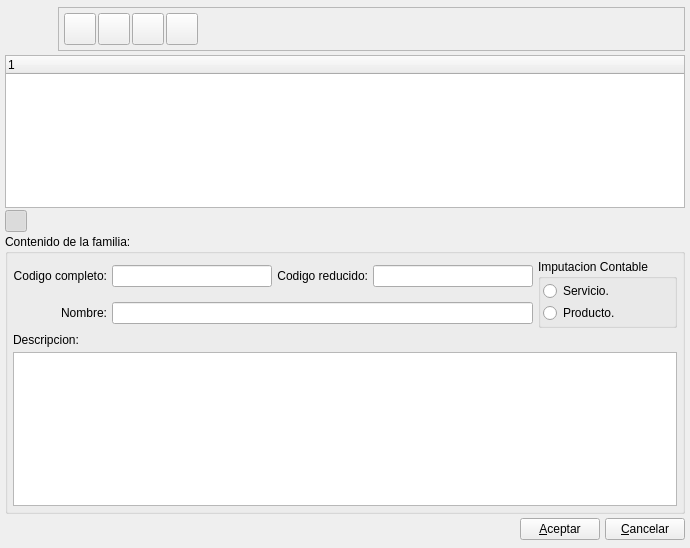
<?xml version="1.0" encoding="UTF-8"?>
<ui version="4.0">
 <author>Tomeu Borras Riera</author>
 <class>familiasbase</class>
 <widget class="QWidget" name="familiasbase">
  <property name="geometry">
   <rect>
    <x>0</x>
    <y>0</y>
    <width>690</width>
    <height>548</height>
   </rect>
  </property>
  <property name="windowTitle">
   <string>Familias</string>
  </property>
  <property name="windowIcon">
   <iconset resource="../../../bulmages.qrc">
    <normaloff>:/Images/product-family.png</normaloff>:/Images/product-family.png</iconset>
  </property>
  <layout class="QVBoxLayout">
   <property name="margin">
    <number>5</number>
   </property>
   <item>
    <layout class="QHBoxLayout">
     <property name="spacing">
      <number>5</number>
     </property>
     <property name="margin">
      <number>0</number>
     </property>
     <item>
      <widget class="QLabel" name="label_2">
       <property name="minimumSize">
        <size>
         <width>48</width>
         <height>48</height>
        </size>
       </property>
       <property name="maximumSize">
        <size>
         <width>48</width>
         <height>48</height>
        </size>
       </property>
       <property name="text">
        <string/>
       </property>
       <property name="pixmap">
        <pixmap resource="../../../bulmages.qrc">:/Images/product-family.png</pixmap>
       </property>
       <property name="scaledContents">
        <bool>true</bool>
       </property>
      </widget>
     </item>
     <item>
      <widget class="QFrame" name="frame">
       <property name="sizePolicy">
        <sizepolicy hsizetype="Preferred" vsizetype="Fixed">
         <horstretch>0</horstretch>
         <verstretch>0</verstretch>
        </sizepolicy>
       </property>
       <property name="minimumSize">
        <size>
         <width>32</width>
         <height>32</height>
        </size>
       </property>
       <property name="frameShape">
        <enum>QFrame::StyledPanel</enum>
       </property>
       <property name="frameShadow">
        <enum>QFrame::Raised</enum>
       </property>
       <layout class="QHBoxLayout">
        <property name="margin">
         <number>5</number>
        </property>
        <item>
         <widget class="QToolButton" name="mui_crear">
          <property name="minimumSize">
           <size>
            <width>32</width>
            <height>32</height>
           </size>
          </property>
          <property name="maximumSize">
           <size>
            <width>32</width>
            <height>32</height>
           </size>
          </property>
          <property name="toolTip">
           <string>Nueva Familia</string>
          </property>
          <property name="whatsThis">
           <string>Nueva Familia</string>
          </property>
          <property name="text">
           <string/>
          </property>
          <property name="icon">
           <iconset resource="../../../bulmages.qrc">
            <normaloff>:/Images/document-new.png</normaloff>:/Images/document-new.png</iconset>
          </property>
          <property name="iconSize">
           <size>
            <width>32</width>
            <height>32</height>
           </size>
          </property>
         </widget>
        </item>
        <item>
         <widget class="QToolButton" name="mui_borrar">
          <property name="minimumSize">
           <size>
            <width>32</width>
            <height>32</height>
           </size>
          </property>
          <property name="maximumSize">
           <size>
            <width>32</width>
            <height>32</height>
           </size>
          </property>
          <property name="toolTip">
           <string>Borrar Familia</string>
          </property>
          <property name="whatsThis">
           <string>Borrar Familia</string>
          </property>
          <property name="text">
           <string/>
          </property>
          <property name="icon">
           <iconset resource="../../../bulmages.qrc">
            <normaloff>:/Images/edit-delete.png</normaloff>:/Images/edit-delete.png</iconset>
          </property>
          <property name="iconSize">
           <size>
            <width>32</width>
            <height>32</height>
           </size>
          </property>
         </widget>
        </item>
        <item>
         <widget class="QToolButton" name="mui_guardar">
          <property name="minimumSize">
           <size>
            <width>32</width>
            <height>32</height>
           </size>
          </property>
          <property name="maximumSize">
           <size>
            <width>32</width>
            <height>32</height>
           </size>
          </property>
          <property name="toolTip">
           <string>Guardar Familia</string>
          </property>
          <property name="whatsThis">
           <string>Guardar Familia</string>
          </property>
          <property name="text">
           <string/>
          </property>
          <property name="icon">
           <iconset resource="../../../bulmages.qrc">
            <normaloff>:/Images/edit-save.png</normaloff>:/Images/edit-save.png</iconset>
          </property>
          <property name="iconSize">
           <size>
            <width>32</width>
            <height>32</height>
           </size>
          </property>
         </widget>
        </item>
        <item>
         <widget class="QToolButton" name="mui_imprimir">
          <property name="minimumSize">
           <size>
            <width>32</width>
            <height>32</height>
           </size>
          </property>
          <property name="maximumSize">
           <size>
            <width>32</width>
            <height>32</height>
           </size>
          </property>
          <property name="toolTip">
           <string>Imprimir Familias</string>
          </property>
          <property name="whatsThis">
           <string>Imprimir Familias</string>
          </property>
          <property name="text">
           <string/>
          </property>
          <property name="icon">
           <iconset resource="../../../bulmages.qrc">
            <normaloff>:/Images/document-print.png</normaloff>:/Images/document-print.png</iconset>
          </property>
          <property name="iconSize">
           <size>
            <width>32</width>
            <height>32</height>
           </size>
          </property>
         </widget>
        </item>
        <item>
         <spacer>
          <property name="orientation">
           <enum>Qt::Horizontal</enum>
          </property>
          <property name="sizeType">
           <enum>QSizePolicy::Expanding</enum>
          </property>
          <property name="sizeHint" stdset="0">
           <size>
            <width>191</width>
            <height>30</height>
           </size>
          </property>
         </spacer>
        </item>
       </layout>
      </widget>
     </item>
    </layout>
   </item>
   <item>
    <widget class="QTreeWidget" name="m_listFamilias">
     <column>
      <property name="text">
       <string>1</string>
      </property>
     </column>
    </widget>
   </item>
   <item>
    <layout class="QHBoxLayout">
     <property name="spacing">
      <number>5</number>
     </property>
     <property name="margin">
      <number>0</number>
     </property>
     <item>
      <widget class="QToolButton" name="mui_detalles">
       <property name="minimumSize">
        <size>
         <width>22</width>
         <height>22</height>
        </size>
       </property>
       <property name="maximumSize">
        <size>
         <width>22</width>
         <height>22</height>
        </size>
       </property>
       <property name="toolTip">
        <string>Mostrar / Ocultar Detalle</string>
       </property>
       <property name="whatsThis">
        <string>Mostrar / Ocultar Detalle</string>
       </property>
       <property name="text">
        <string/>
       </property>
       <property name="icon">
        <iconset resource="../../../bulmages.qrc">
         <normaloff>:/Images/document-open.png</normaloff>:/Images/document-open.png</iconset>
       </property>
       <property name="iconSize">
        <size>
         <width>22</width>
         <height>22</height>
        </size>
       </property>
       <property name="checkable">
        <bool>true</bool>
       </property>
       <property name="checked">
        <bool>true</bool>
       </property>
      </widget>
     </item>
     <item>
      <spacer>
       <property name="orientation">
        <enum>Qt::Horizontal</enum>
       </property>
       <property name="sizeHint" stdset="0">
        <size>
         <width>40</width>
         <height>20</height>
        </size>
       </property>
      </spacer>
     </item>
    </layout>
   </item>
   <item>
    <widget class="QGroupBox" name="groupBox1">
     <property name="title">
      <string>Contenido de la familia:</string>
     </property>
     <layout class="QGridLayout" name="_3">
      <property name="margin">
       <number>5</number>
      </property>
      <property name="spacing">
       <number>5</number>
      </property>
      <item row="2" column="0" colspan="5">
       <widget class="QLabel" name="label1">
        <property name="sizePolicy">
         <sizepolicy hsizetype="Preferred" vsizetype="Fixed">
          <horstretch>0</horstretch>
          <verstretch>0</verstretch>
         </sizepolicy>
        </property>
        <property name="text">
         <string>Descripcion:</string>
        </property>
       </widget>
      </item>
      <item row="1" column="0">
       <widget class="QLabel" name="textLabel1">
        <property name="text">
         <string>Nombre:</string>
        </property>
        <property name="alignment">
         <set>Qt::AlignRight|Qt::AlignTrailing|Qt::AlignVCenter</set>
        </property>
        <property name="buddy">
         <cstring>mui_nomFamilia</cstring>
        </property>
       </widget>
      </item>
      <item row="1" column="1" colspan="3">
       <widget class="QLineEdit" name="mui_nomFamilia">
        <property name="maxLength">
         <number>50</number>
        </property>
       </widget>
      </item>
      <item row="0" column="3">
       <widget class="QLineEdit" name="mui_codFamilia">
        <property name="maxLength">
         <number>12</number>
        </property>
       </widget>
      </item>
      <item row="0" column="2">
       <widget class="QLabel" name="label3">
        <property name="text">
         <string>Codigo reducido:</string>
        </property>
        <property name="alignment">
         <set>Qt::AlignRight|Qt::AlignTrailing|Qt::AlignVCenter</set>
        </property>
        <property name="buddy">
         <cstring>mui_codFamilia</cstring>
        </property>
       </widget>
      </item>
      <item row="0" column="1">
       <widget class="QLineEdit" name="mui_codCompletoFamilia">
        <property name="maxLength">
         <number>50</number>
        </property>
       </widget>
      </item>
      <item row="0" column="0">
       <widget class="QLabel" name="label2">
        <property name="text">
         <string>Codigo completo:</string>
        </property>
        <property name="alignment">
         <set>Qt::AlignRight|Qt::AlignTrailing|Qt::AlignVCenter</set>
        </property>
        <property name="buddy">
         <cstring>mui_codCompletoFamilia</cstring>
        </property>
       </widget>
      </item>
      <item row="3" column="0" colspan="5">
       <widget class="QTextEdit" name="mui_descFamilia">
        <property name="minimumSize">
         <size>
          <width>0</width>
          <height>100</height>
         </size>
        </property>
       </widget>
      </item>
      <item row="0" column="4" rowspan="2">
       <widget class="QGroupBox" name="groupBox">
        <property name="title">
         <string>Imputacion Contable</string>
        </property>
        <layout class="QGridLayout" name="_2">
         <item row="0" column="0">
          <widget class="QRadioButton" name="mui_serviciofamilia">
           <property name="text">
            <string>Servicio.</string>
           </property>
          </widget>
         </item>
         <item row="0" column="1" rowspan="2">
          <widget class="QWidget" name="mui_contable_frame" native="true"/>
         </item>
         <item row="1" column="0">
          <widget class="QRadioButton" name="mui_productofamilia">
           <property name="text">
            <string>Producto.</string>
           </property>
          </widget>
         </item>
        </layout>
       </widget>
      </item>
     </layout>
    </widget>
   </item>
   <item>
    <layout class="QHBoxLayout">
     <property name="spacing">
      <number>5</number>
     </property>
     <property name="margin">
      <number>0</number>
     </property>
     <item>
      <spacer>
       <property name="orientation">
        <enum>Qt::Horizontal</enum>
       </property>
       <property name="sizeHint" stdset="0">
        <size>
         <width>331</width>
         <height>27</height>
        </size>
       </property>
      </spacer>
     </item>
     <item>
      <widget class="QPushButton" name="mui_aceptar">
       <property name="text">
        <string>&amp;Aceptar</string>
       </property>
      </widget>
     </item>
     <item>
      <widget class="QPushButton" name="mui_cancelar">
       <property name="text">
        <string>&amp;Cancelar</string>
       </property>
      </widget>
     </item>
    </layout>
   </item>
  </layout>
 </widget>
 <layoutdefault spacing="2" margin="2"/>
 <tabstops>
  <tabstop>mui_crear</tabstop>
  <tabstop>mui_borrar</tabstop>
  <tabstop>mui_guardar</tabstop>
  <tabstop>mui_imprimir</tabstop>
  <tabstop>mui_detalles</tabstop>
  <tabstop>mui_codCompletoFamilia</tabstop>
  <tabstop>mui_codFamilia</tabstop>
  <tabstop>mui_nomFamilia</tabstop>
  <tabstop>mui_serviciofamilia</tabstop>
  <tabstop>mui_productofamilia</tabstop>
  <tabstop>mui_descFamilia</tabstop>
  <tabstop>m_listFamilias</tabstop>
  <tabstop>mui_aceptar</tabstop>
  <tabstop>mui_cancelar</tabstop>
 </tabstops>
 <resources>
  <include location="../../../bulmages.qrc"/>
 </resources>
 <connections>
  <connection>
   <sender>mui_cancelar</sender>
   <signal>clicked()</signal>
   <receiver>familiasbase</receiver>
   <slot>close()</slot>
   <hints>
    <hint type="sourcelabel">
     <x>683</x>
     <y>483</y>
    </hint>
    <hint type="destinationlabel">
     <x>10</x>
     <y>577</y>
    </hint>
   </hints>
  </connection>
  <connection>
   <sender>mui_detalles</sender>
   <signal>toggled(bool)</signal>
   <receiver>groupBox1</receiver>
   <slot>setShown(bool)</slot>
   <hints>
    <hint type="sourcelabel">
     <x>21</x>
     <y>82</y>
    </hint>
    <hint type="destinationlabel">
     <x>169</x>
     <y>251</y>
    </hint>
   </hints>
  </connection>
 </connections>
</ui>
